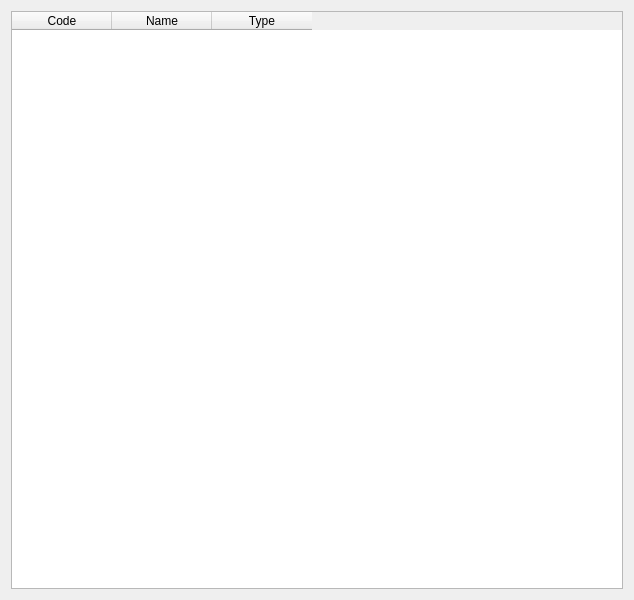
<?xml version="1.0" encoding="UTF-8"?>
<ui version="4.0">
 <class>identifier</class>
 <widget class="QDialog" name="identifier">
  <property name="geometry">
   <rect>
    <x>0</x>
    <y>0</y>
    <width>634</width>
    <height>600</height>
   </rect>
  </property>
  <property name="windowTitle">
   <string>Identifier</string>
  </property>
  <layout class="QVBoxLayout" name="verticalLayout">
   <item>
    <widget class="QTableWidget" name="tableWidget">
     <column>
      <property name="text">
       <string>Code</string>
      </property>
     </column>
     <column>
      <property name="text">
       <string>Name</string>
      </property>
     </column>
     <column>
      <property name="text">
       <string>Type</string>
      </property>
     </column>
    </widget>
   </item>
  </layout>
 </widget>
 <resources/>
 <connections/>
</ui>
